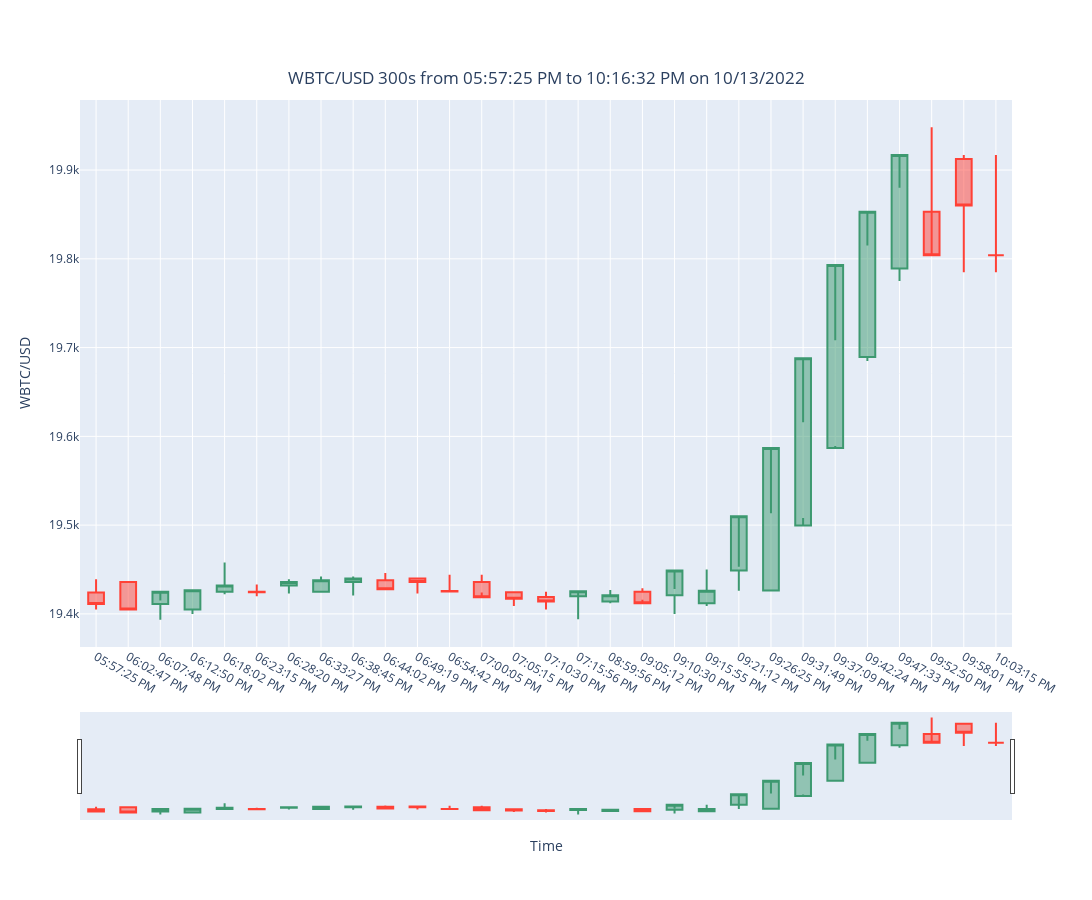

Notebook code cell kept with this figure:
### Code cell
plot_rate('WBTC',300) #Check WBTC_plot_rate_300 for output
